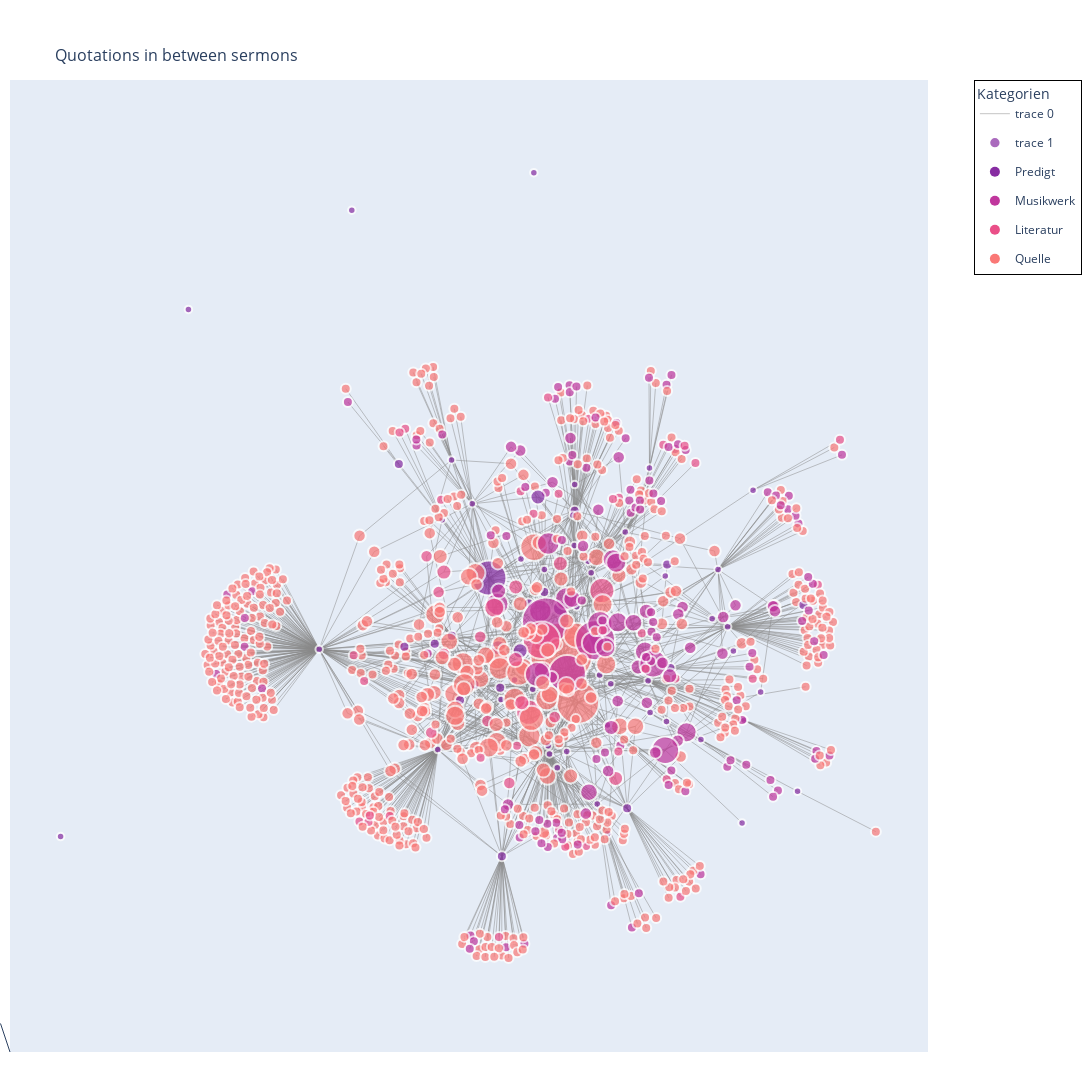

This figure's notebook cell:
### Code cell
fig = go.Figure(data=[edge_trace, node_trace],
            layout=go.Layout(
                title=dict(
                    text="<br>Quotations in between sermons",
                    font=dict(size=16)
                    ),
                #shapes=edge_shapes,
                showlegend=True,
                hovermode='closest',
                margin=dict(b=40,l=10,r=10,t=80),
                annotations=[dict(
                    text="",
                    showarrow=True,
                    xref="paper", yref="paper",
                    x=0.00, y=-0.00 )],
                xaxis=dict(showgrid=False, zeroline=False, showticklabels=False),
                yaxis=dict(showgrid=False, zeroline=False, showticklabels=False)
            )
        )

legend_traces = create_legend(color_map)

for trace in legend_traces:
    fig.add_trace(trace)

fig.update_layout(
    xaxis=dict(scaleanchor='y', scaleratio=1),
    yaxis=dict(scaleanchor='x', scaleratio=1),
    width=1200, height=1200,
    legend=dict(
        title='Kategorien',
        x=1.05,  # position legend to the right
        y=1,
        bgcolor='rgba(255,255,255,0.7)',
        bordercolor='black',
        borderwidth=1
    )
)

fig.show()

### Figure 1 — Plotly figure (JSON) as saved in the notebook; plotly's stock layout.template omitted (floating-point values rounded to 4 significant figures; data arrays with more than 128 entries replaced by an {"elided": "..."} marker saying what was removed)
{"data": [{"hoverinfo": "none", "line": {"color": "#888", "width": 0.5}, "mode": "lines", "type": "scatter", "x": {"elided": "4092 float values"}, "y": {"elided": "4092 float values"}}, {"hoverinfo": "text", "marker": {"color": {"elided": "892 str values"}, "colorscale": [[0, "#000004"], [0.1111, "#180f3d"], [0.2222, "#440f76"], [0.3333, "#721f81"], [0.4444, "#9e2f7f"], [0.5556, "#cd4071"], [0.6667, "#f1605d"], [0.7778, "#fd9668"], [0.8889, "#feca8d"], [1, "#fcfdbf"]], "line": {"width": 2}, "reversescale": false, "showscale": false, "size": {"elided": "892 float values"}}, "mode": "markers", "text": {"elided": "892 str values"}, "type": "scatter", "x": {"elided": "892 float values"}, "y": {"elided": "892 float values"}}, {"legendgroup": "E00", "marker": {"color": "rgb(135, 44, 162)", "size": 10}, "mode": "markers", "name": "Predigt", "showlegend": true, "type": "scatter", "x": [null], "y": [null]}, {"legendgroup": "E10", "marker": {"color": "rgb(192, 54, 157)", "size": 10}, "mode": "markers", "name": "Musikwerk", "showlegend": true, "type": "scatter", "x": [null], "y": [null]}, {"legendgroup": "E09", "marker": {"color": "rgb(234, 79, 136)", "size": 10}, "mode": "markers", "name": "Literatur", "showlegend": true, "type": "scatter", "x": [null], "y": [null]}, {"legendgroup": "E08", "marker": {"color": "rgb(250, 120, 118)", "size": 10}, "mode": "markers", "name": "Quelle", "showlegend": true, "type": "scatter", "x": [null], "y": [null]}], "layout": {"annotations": [{"showarrow": true, "text": "", "x": 0, "xref": "paper", "y": 0, "yref": "paper"}], "height": 1200, "hovermode": "closest", "legend": {"bgcolor": "rgba(255,255,255,0.7)", "bordercolor": "black", "borderwidth": 1, "title": {"text": "Kategorien"}, "x": 1.05, "y": 1}, "margin": {"b": 40, "l": 10, "r": 10, "t": 80}, "showlegend": true, "title": {"font": {"size": 16}, "text": "<br>Quotations in between sermons"}, "width": 1200, "xaxis": {"scaleanchor": "y", "scaleratio": 1, "showgrid": false, "showticklabels": false, "zeroline": false}, "yaxis": {"scaleanchor": "x", "scaleratio": 1, "showgrid": false, "showticklabels": false, "zeroline": false}}}
